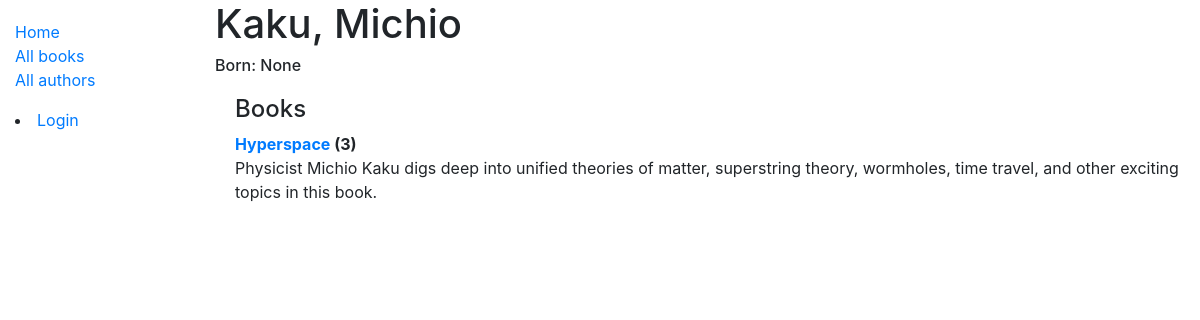
The app's page /catalog/author/1 with its own data.
### catalog/models.py (models this page shows, shortened)
class Author(models.Model):
    first_name = models.CharField(max_length=100)
    last_name = models.CharField(max_length=100)
    date_of_birth = models.DateField(null=True, blank=True)
    date_of_death = models.DateField('Died', null=True, blank=True)
    class Meta:
        ordering = ['last_name', 'first_name']

class Book(models.Model):
    title = models.CharField(max_length=200)
    author = models.ForeignKey("Author", on_delete=models.SET_NULL, null=True)
    summary = models.TextField(max_length=1000, help_text="Enter a brief description of the book. ")
    isbn = models.CharField("ISBN", max_length=13, help_text="13 character <a href='https://www.isbn-international.org/content/what-isbn'>ISBN number</a>")
    genre = models.ManyToManyField(Genre, help_text='Select a genre for this book.')
    language = models.CharField(max_length=100, default="English", help_text="Enter the language the book is written in.")
    def __str__(self):
        return self.title
    def display_genre(self):
        return ', '.join(genre.name for genre in self.genre.all()[:3])
    display_genre.short_description = "Genre"

### catalog/views.py (the view)
# urls.py: path('author/<int:pk>', views.AuthorDetailView.as_view(), name='author-detail'),
class AuthorDetailView(generic.DetailView):
    model = Author

### catalog/templates/catalog/author_detail.html
{% extends "base_generic.html" %}
{% block content %}
  <h1>{{ author.last_name }}, {{ author.first_name }}</h1>
  <h6>Born: {{ author.date_of_birth }} </h6>
  <div style="margin-left:20px;margin-top:20px">
    <h4>Books</h4>
    <dl>
    {% for book in author.book_set.all %}
      <dt><a href="{% url 'book-detail' book.pk %}">{{book}}</a> ({{book.bookinstance_set.all.count}})</dt>
      <dd>{{book.summary}}</dd>
    {% endfor %}
    </dl>
    </div>
{% endblock %}

### records on screen
Author: last_name "Kaku", first_name "Michio", date_of_birth "None"
Book: title "Hyperspace", bookinstance_set.all.count "3", summary "Physicist Michio Kaku digs deep into unified theories of matter, superstring theory, wormholes, time travel, and other exciting topics in this book."
